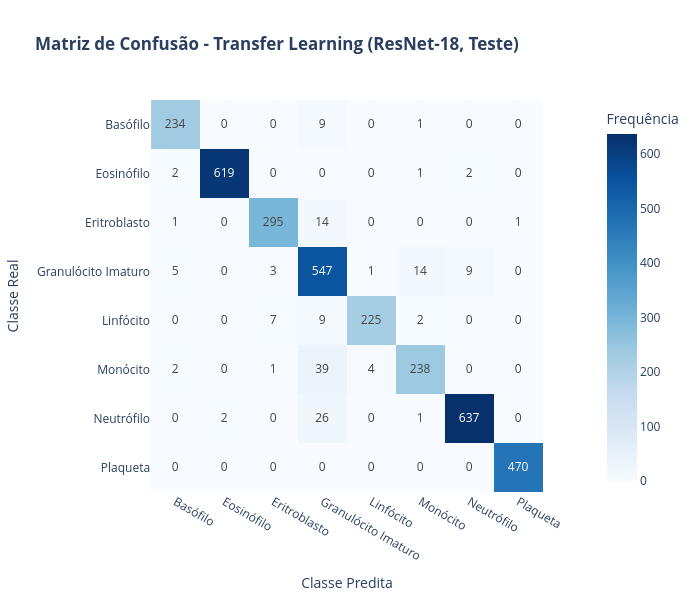

Write notebook code for a chart like this one.
### Markdown cell above
### Teste

### Code cell
import torch
import plotly.express as px
from sklearn.metrics import classification_report
import ml3.transfer_d as transfer_d

# Nomes das 8 classes do BloodMNIST
class_names = [
    'Basófilo', 'Eosinófilo', 'Eritroblasto', 'Granulócito Imaturo',
    'Linfócito', 'Monócito', 'Neutrófilo', 'Plaqueta'
]

best_resnet = transfer_d.get_pretrained_resnet18(num_classes=8)
best_resnet.load_state_dict(torch.load('best_model_resnet18_item_d.pth'))

res_transfer = transfer_d.evaluate_model(best_resnet, test_loader, device=DEVICE)

print(f"Acurácia Balanceada (Teste) : {res_transfer['bal_acc']:.4f}")
print(f"F1-Score Macro (Teste)      : {res_transfer['f1_macro']:.4f}")

print("--- Relatório Detalhado por Classe ---")
print(classification_report(res_transfer['targets'], res_transfer['preds'], target_names=class_names, digits=4))

# 4. Plotar Matriz de Confusão Interativa (Plotly)
fig_cm = px.imshow(
    res_transfer['cm'],
    x=class_names,
    y=class_names,
    text_auto=True,
    color_continuous_scale='Blues',
    title="<b>Matriz de Confusão - Transfer Learning (ResNet-18, Teste)</b>",
    labels=dict(x="Classe Predita", y="Classe Real", color="Frequência")
)

fig_cm.update_layout(template="plotly_white", width=700, height=600)
fig_cm.show()

### Figure 1 — Plotly figure (JSON) as saved in the notebook; plotly's stock layout.template omitted (floating-point values rounded to 4 significant figures)
{"data": [{"coloraxis": "coloraxis", "hovertemplate": "Classe Predita: %{x}<br>Classe Real: %{y}<br>Frequência: %{z}<extra></extra>", "name": "0", "texttemplate": "%{z}", "type": "heatmap", "x": ["Basófilo", "Eosinófilo", "Eritroblasto", "Granulócito Imaturo", "Linfócito", "Monócito", "Neutrófilo", "Plaqueta"], "xaxis": "x", "y": ["Basófilo", "Eosinófilo", "Eritroblasto", "Granulócito Imaturo", "Linfócito", "Monócito", "Neutrófilo", "Plaqueta"], "yaxis": "y", "z": [[234, 0, 0, 9, 0, 1, 0, 0], [2, 619, 0, 0, 0, 1, 2, 0], [1, 0, 295, 14, 0, 0, 0, 1], [5, 0, 3, 547, 1, 14, 9, 0], [0, 0, 7, 9, 225, 2, 0, 0], [2, 0, 1, 39, 4, 238, 0, 0], [0, 2, 0, 26, 0, 1, 637, 0], [0, 0, 0, 0, 0, 0, 0, 470]]}], "layout": {"coloraxis": {"autocolorscale": false, "colorbar": {"title": {"text": "Frequência"}}, "colorscale": [[0, "rgb(247,251,255)"], [0.125, "rgb(222,235,247)"], [0.25, "rgb(198,219,239)"], [0.375, "rgb(158,202,225)"], [0.5, "rgb(107,174,214)"], [0.625, "rgb(66,146,198)"], [0.75, "rgb(33,113,181)"], [0.875, "rgb(8,81,156)"], [1, "rgb(8,48,107)"]]}, "height": 600, "title": {"text": "<b>Matriz de Confusão - Transfer Learning (ResNet-18, Teste)</b>"}, "width": 700, "xaxis": {"anchor": "y", "constrain": "domain", "domain": [0, 1], "scaleanchor": "y", "title": {"text": "Classe Predita"}}, "yaxis": {"anchor": "x", "autorange": "reversed", "constrain": "domain", "domain": [0, 1], "title": {"text": "Classe Real"}}}}
